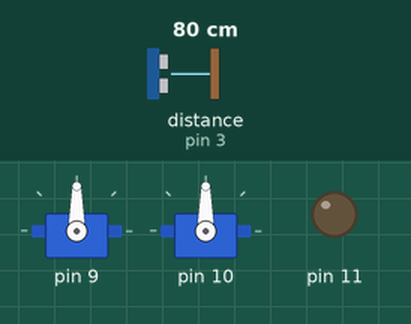
This sketch was run on a simulated Arduino Uno, built with avr-gcc and run on an emulated ATmega328P. On the bench: 2 × servo, output pins drawn as LEDs (lit = HIGH). Inputs (shaded band) come from the test bench; at power-on: distance to the obstacle (sensor on pin 3) 80 cm. The echo pulse lasts 58.3 µs per cm; pins used as bus, display or sensor lines are not drawn; what the sketch prints to the serial monitor is not drawn.

Above: at 23.8 s.
23.9 s: distance to the obstacle (sensor on pin 3) set to 2 cm
At 24.16 s:
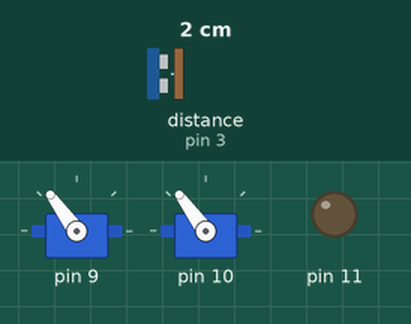
31.4 s: distance to the obstacle (sensor on pin 3) set to 120 cm
At 31.75 s:
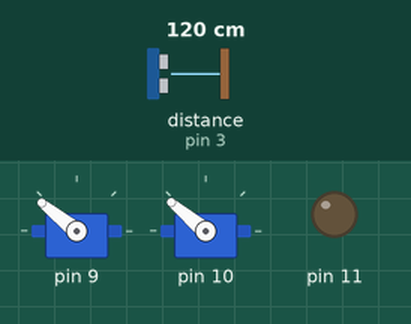
Timing chart, 0 to 72.9 s (numbered marks = the images above; inputs shaded):
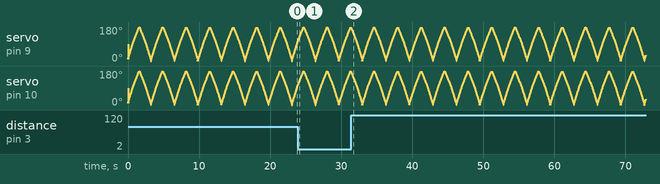

The sketch:

test.ino
```cpp
#include <Servo.h>


class Ultrasonic
{
  int trigPin;
  int echopin;
  float duration;
  float distance;
  unsigned long previousMillis;
   long interval;

public:
Ultrasonic(int trig, int echo, long i)
{

  duration = 0;
  distance = 0;
  echopin = echo;
  trigPin = trig;
  previousMillis = 0;
  interval = i;
  pinMode(trigPin, OUTPUT);
  pinMode(echopin, INPUT);
}

void Update()
{
  unsigned long currentMillis = millis();

  if (currentMillis - previousMillis >= interval) {
    previousMillis = currentMillis;

    digitalWrite(trigPin, HIGH);
    delayMicroseconds(10);
    digitalWrite(trigPin, LOW);

    duration = pulseIn(echopin, HIGH);
    distance = 0.017 * duration;

  Serial.print("distance:");
  Serial.print(interval);
  Serial.print(":");
  Serial.print(distance);
  Serial.println("cm");

  }
}

};

class Sweeper
{
  Servo servo;              // the servo
  int pos;              // current servo position
  int increment;        // increment to move for each interval
  int  updateInterval;      // interval between updates
  unsigned long lastUpdate; // last update of position

public:
  Sweeper(int interval)
  {
    updateInterval = interval;
    increment = 1;
  }

  void Attach(int pin)
  {
    servo.attach(pin);
  }

  void Detach()
  {
    servo.detach();
  }

  void Update()
  {
    if((millis() - lastUpdate) > updateInterval)  // time to update
    {
      lastUpdate = millis();
      pos += increment;
      servo.write(pos);
      Serial.println(pos);
      if ((pos >= 180) || (pos <= 0)) // end of sweep
      {
        // reverse direction
        increment = -increment;
      }
    }
  }
};


Sweeper sweeper1(1);
Sweeper sweeper2(1);
//Sweeper sweeper3(100);

Ultrasonic sensor1( 2, 3, 5000);
//Ultrasonic sensor2( 4, 5, 50);
//Ultrasonic sensor3( 6, 7, 50);

//Music peppaPig(melody, noteDurations, 11, 11);

void setup() {
  // put your setup code here, to run once:
  Serial.begin(9600);
  sweeper1.Attach(9);
  sweeper2.Attach(10);
  //sweeper3.Attach(11);
   pinMode(11, OUTPUT);
}

void loop() {
  // put your main code here, to run repeatedly:
  sweeper1.Update();
  sweeper2.Update();
  //sweeper3.Update();
  sensor1.Update();
  //sensor2.Update();
  //sensor3.Update();
  //peppaPig.Update();
}
```
